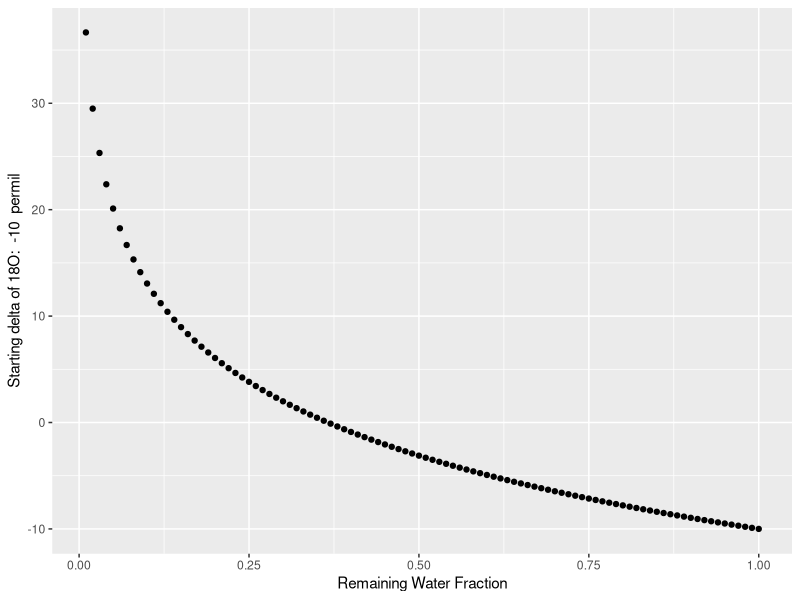
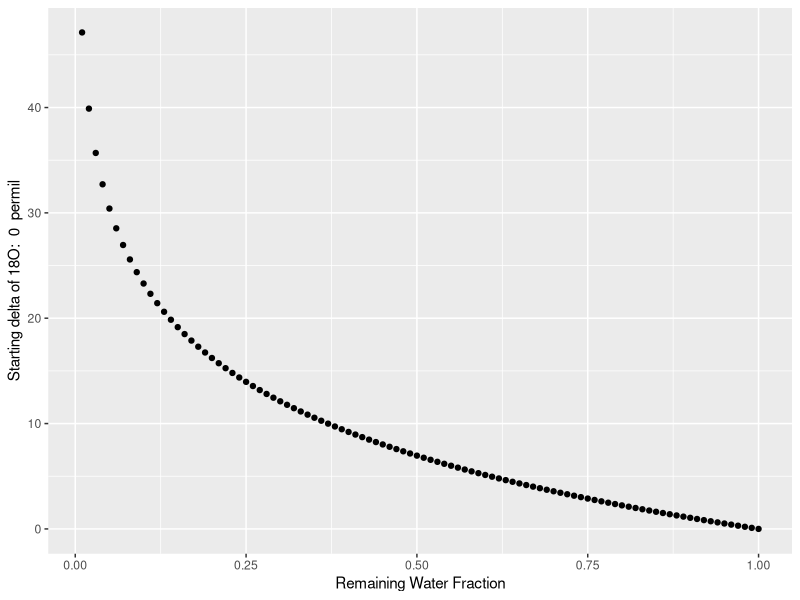
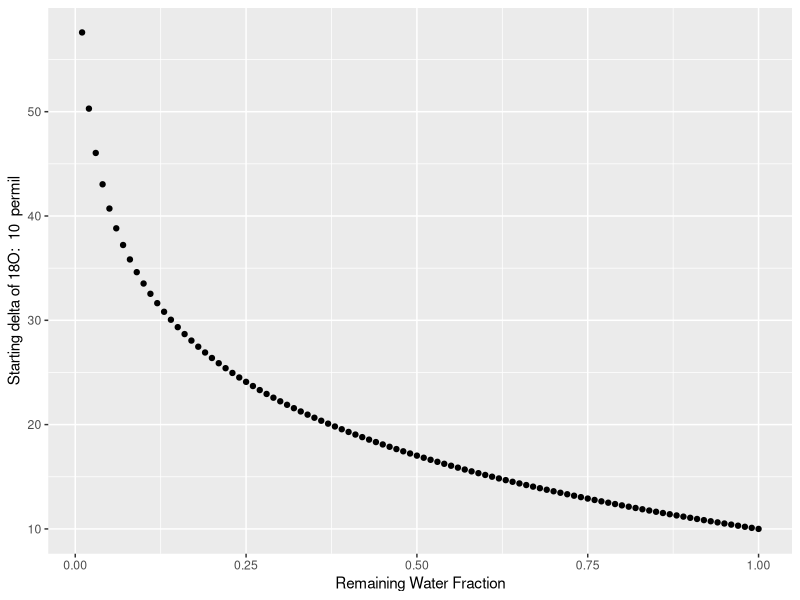
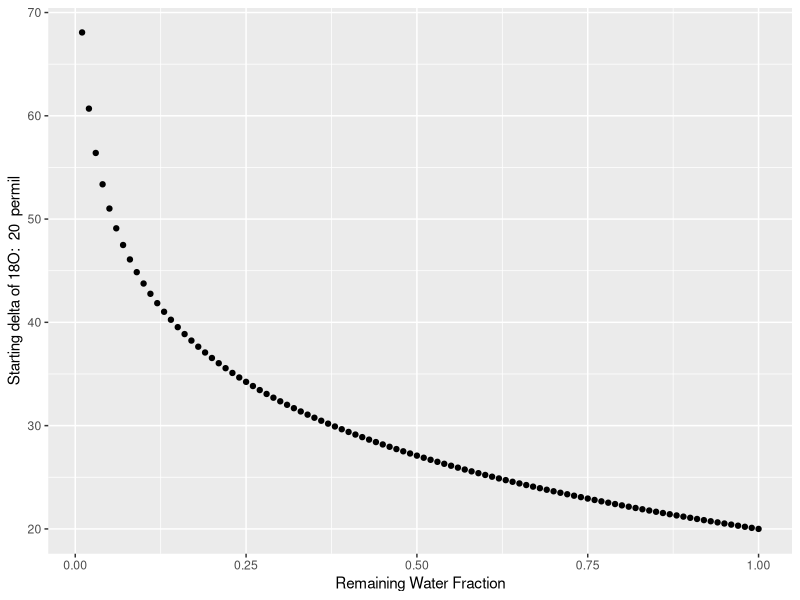

Write R code to recreate these figures, in order.
## ---- chunk 1
library(dplyr)

# session info
starting_delta_values = seq(-10,30,10) #Starting delta valuyes for the resevoir
alpha = 0.990 #An example fractionation factor

remaining_Delta <- function(starting_delta_values, remaining_Water_Fraction, alpha) #Function which calculates the isotope value for the remaining water post-process
{
  remaining_Delta = (starting_delta_values +   1000)*(remaining_Water_Fraction^(alpha-1))-1000
  return(remaining_Delta)
}

calculated_Data <- tibble(remaining_Water_Fraction = seq(0.01,1,0.01)) #tibble for plotting

for (i in 1:length(starting_delta_values)) { #Iteratively adding columns for each of the starting values for all the remaining water fractions. USED FOR QUESTION 3 BELOW
  if( any(is.na(starting_delta_values)) ) warning('Yo, fix your data') #catch for bad data
  else
  calculated_Data <- calculated_Data %>%
  mutate(!!sym(toString(starting_delta_values[i])) :=  remaining_Delta(starting_delta_values[i], remaining_Water_Fraction, alpha))
}

print(calculated_Data)

## ---- chunk 2
library(ggplot2)

produce_Plot <- function(...) { #Making a plot as a function. Takes y axis as input
  titley <- paste("Starting delta of 18O: ", toString(starting_delta_values[i]), " permil")
  plot <- ggplot(calculated_Data) + 
  geom_point(aes(x = remaining_Water_Fraction, ...))+
  labs(y = titley , x="Remaining Water Fraction")
  
  return(plot)
  }

i <- 1 #Iteratively making a plot for each starting value
while (i < length(starting_delta_values)) {
temp_Plot <- produce_Plot(y = !!sym(toString(starting_delta_values[i])))
print(temp_Plot)
i = i+1
}

## ---- chunk 3
measured_Data = c(-10, NA, 20, 30)
